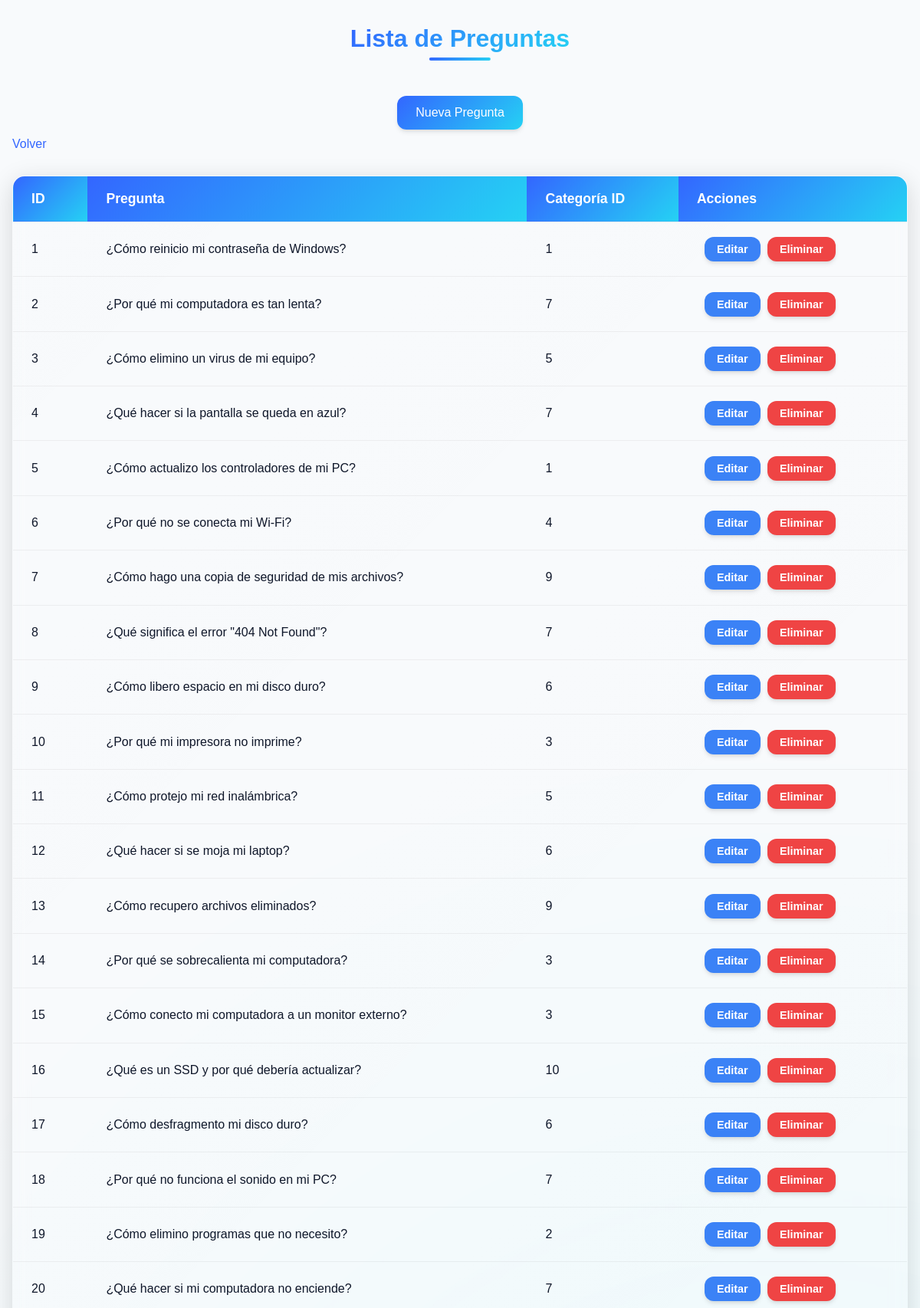
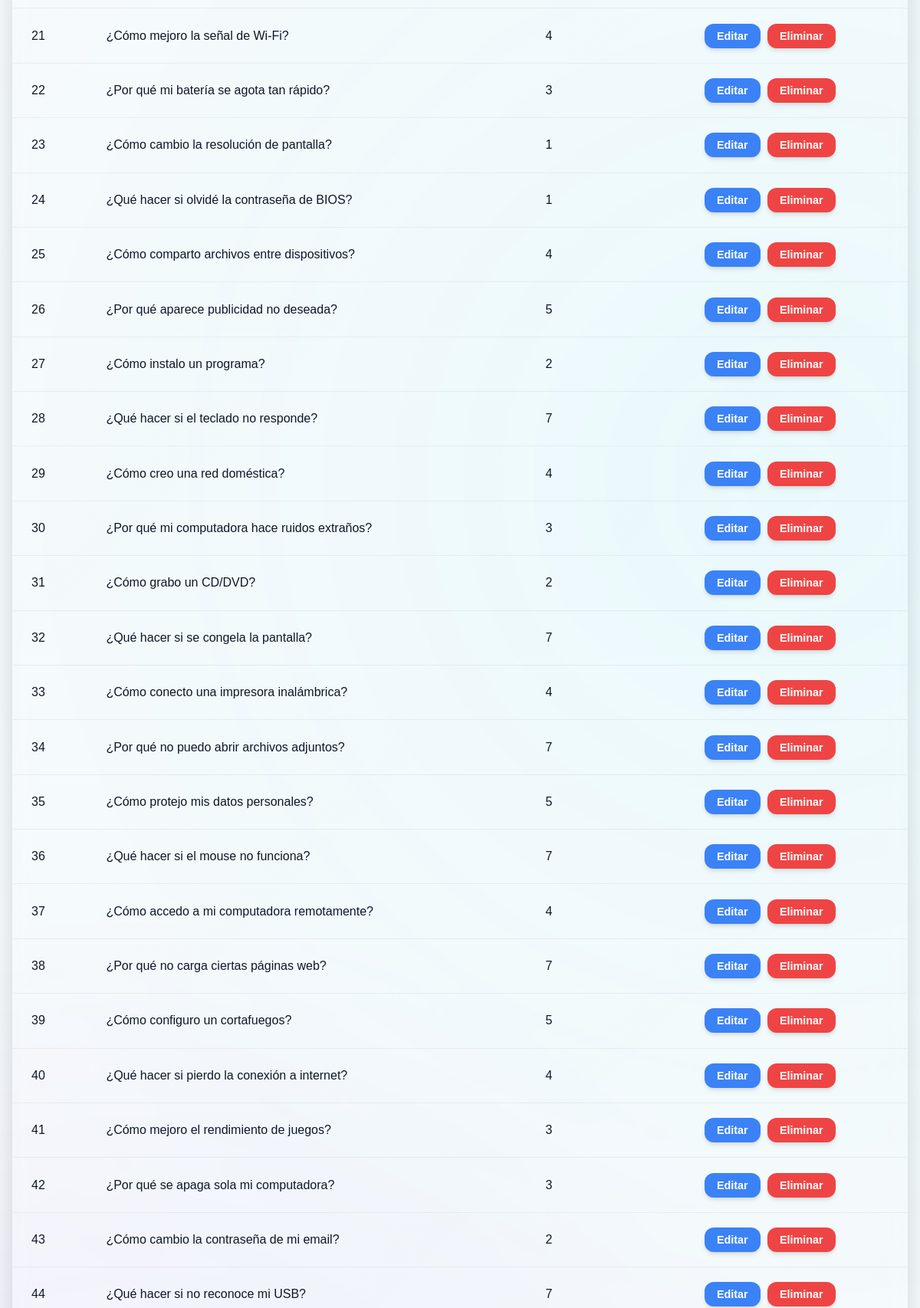
The app's page /src/php/listarPregunta.php (signed in, upper part) with its own data (2 pictures, top to bottom).
### tables this page shows
CREATE TABLE `preguntas` (
  `id` int(11) NOT NULL,
  `pregunta` varchar(500) NOT NULL,
  `categoria_id` int(11) DEFAULT NULL
);

### src/php/clases/pregunta.class.php (called while the page is built, shortened)
<?php
class Pregunta {
    public static function obtenerTodas() {
        $conexion = database::getInstance()->getConnection();
        $sql = "SELECT * FROM preguntas";
        $stmt = $conexion->query($sql);
        return $stmt->fetchAll(PDO::FETCH_ASSOC);
    }
}
?>

### src/php/listarPregunta.php (the view, shortened to what this page needs)
<?php
require_once("./clases/pregunta.class.php");
$preguntas = Pregunta::obtenerTodas();
?>
<html>
<head>
    <link rel="stylesheet" type="text/css" href="../css/generico.css">
</head>
</html>
<h2 style="text-align: center;">Lista de Preguntas</h2>
<div style="text-align: center; margin-bottom: 10px;">
    <a href="formAltaPregunta.php">Nueva Pregunta</a>
</div>
<a href="../../entrada.php">Volver</a>
<table>
    <tr>
        <th>ID</th>
        <th>Pregunta</th>
        <th>Categoría ID</th>
        <th>Acciones</th>
    </tr>
    <?php foreach ($preguntas as $pregunta) { ?>
        <tr>
            <td><?= $pregunta['id'] ?></td>
            <td><?= $pregunta['pregunta'] ?></td>
            <td><?= $pregunta['categoria_id'] ?></td>
            <td>
                <form action="controller/pregunta.controller.php" method="post" style="display:inline;">
                    <a href="formEditarPregunta.php?id=<?= $pregunta['id'] ?>">Editar</a>
                    <input type="submit" onclick="return confirm('¿Está seguro de eliminar esta pregunta?')" value="Eliminar">
                </form>
            </td>
        </tr>
    <?php } ?>
</table>

### records on screen
preguntas: id "1", pregunta "¿Cómo reinicio mi contraseña de Windows?", categoria "1"
preguntas: id "2", pregunta "¿Por qué mi computadora es tan lenta?", categoria "7"
preguntas: id "3", pregunta "¿Cómo elimino un virus de mi equipo?", categoria "5"
preguntas: id "4", pregunta "¿Qué hacer si la pantalla se queda en azul?", categoria "7"
preguntas: id "5", pregunta "¿Cómo actualizo los controladores de mi PC?", categoria "1"
preguntas: id "6", pregunta "¿Por qué no se conecta mi Wi-Fi?", categoria "4"
preguntas: id "7", pregunta "¿Cómo hago una copia de seguridad de mis archivos?", categoria "9"
preguntas: id "8", pregunta "¿Qué significa el error \"404 Not Found\"?", categoria "7"
preguntas: id "9", pregunta "¿Cómo libero espacio en mi disco duro?", categoria "6"
preguntas: id "10", pregunta "¿Por qué mi impresora no imprime?", categoria "3"
preguntas: id "11", pregunta "¿Cómo protejo mi red inalámbrica?", categoria "5"
preguntas: id "12", pregunta "¿Qué hacer si se moja mi laptop?", categoria "6"
preguntas: id "13", pregunta "¿Cómo recupero archivos eliminados?", categoria "9"
preguntas: id "14", pregunta "¿Por qué se sobrecalienta mi computadora?", categoria "3"
preguntas: id "15", pregunta "¿Cómo conecto mi computadora a un monitor externo?", categoria "3"
preguntas: id "16", pregunta "¿Qué es un SSD y por qué debería actualizar?", categoria "10"
preguntas: id "17", pregunta "¿Cómo desfragmento mi disco duro?", categoria "6"
preguntas: id "18", pregunta "¿Por qué no funciona el sonido en mi PC?", categoria "7"
preguntas: id "19", pregunta "¿Cómo elimino programas que no necesito?", categoria "2"
preguntas: id "20", pregunta "¿Qué hacer si mi computadora no enciende?", categoria "7"
preguntas: id "21", pregunta "¿Cómo mejoro la señal de Wi-Fi?", categoria "4"
preguntas: id "22", pregunta "¿Por qué mi batería se agota tan rápido?", categoria "3"
preguntas: id "23", pregunta "¿Cómo cambio la resolución de pantalla?", categoria "1"
preguntas: id "24", pregunta "¿Qué hacer si olvidé la contraseña de BIOS?", categoria "1"
preguntas: id "25", pregunta "¿Cómo comparto archivos entre dispositivos?", categoria "4"
preguntas: id "26", pregunta "¿Por qué aparece publicidad no deseada?", categoria "5"
preguntas: id "27", pregunta "¿Cómo instalo un programa?", categoria "2"
preguntas: id "28", pregunta "¿Qué hacer si el teclado no responde?", categoria "7"
preguntas: id "29", pregunta "¿Cómo creo una red doméstica?", categoria "4"
preguntas: id "30", pregunta "¿Por qué mi computadora hace ruidos extraños?", categoria "3"
preguntas: id "31", pregunta "¿Cómo grabo un CD/DVD?", categoria "2"
preguntas: id "32", pregunta "¿Qué hacer si se congela la pantalla?", categoria "7"
preguntas: id "33", pregunta "¿Cómo conecto una impresora inalámbrica?", categoria "4"
preguntas: id "34", pregunta "¿Por qué no puedo abrir archivos adjuntos?", categoria "7"
preguntas: id "35", pregunta "¿Cómo protejo mis datos personales?", categoria "5"
preguntas: id "36", pregunta "¿Qué hacer si el mouse no funciona?", categoria "7"
preguntas: id "37", pregunta "¿Cómo accedo a mi computadora remotamente?", categoria "4"
preguntas: id "38", pregunta "¿Por qué no carga ciertas páginas web?", categoria "7"
preguntas: id "39", pregunta "¿Cómo configuro un cortafuegos?", categoria "5"
preguntas: id "40", pregunta "¿Qué hacer si pierdo la conexión a internet?", categoria "4"
preguntas: id "41", pregunta "¿Cómo mejoro el rendimiento de juegos?", categoria "3"
preguntas: id "42", pregunta "¿Por qué se apaga sola mi computadora?", categoria "3"
preguntas: id "43", pregunta "¿Cómo cambio la contraseña de mi email?", categoria "2"
preguntas: id "44", pregunta "¿Qué hacer si no reconoce mi USB?", categoria "7"
